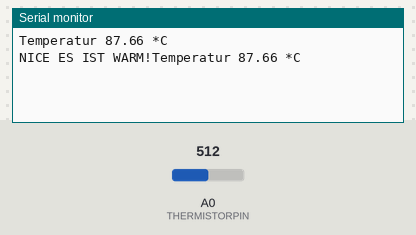
Recording of a sketch running on a simulated Arduino Uno, built with avr-gcc and run on an emulated ATmega328P. On the bench: the last lines printed to the serial monitor. Inputs (shaded band) come from the test bench; at power-on: A0 (THERMISTORPIN) = 512.

Above: at 1.2 s.
1.3 s: A0 (THERMISTORPIN) set to 0
At 4.1 s:
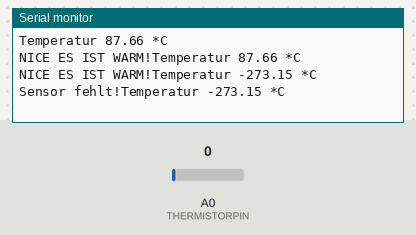
4.3 s: A0 (THERMISTORPIN) set to 35
At 5.3 s:
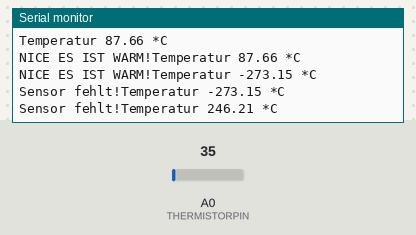
Timing chart, 0 to 7.3 s (numbered marks = the images above; inputs shaded):
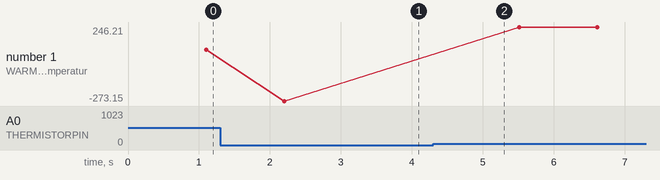

Measured:
- after the input at 1.3 s, the serial monitor: prints a new line after 0.90 s (image 1)
- after the input at 4.3 s, the serial monitor: prints a new line after 0.11 s (image 2)
- plotted number 1: 87.66 → -273.15 after the input at 1.3 s, -273.15 → 246.21 after the input at 4.3 s

The sketch:

TEMPcontrol.ino
```cpp
#include <Adafruit_SSD1351.h>

/*

Wiring:

(3,3V) ---- (10k-Resistor) -------|------- (Thermistor) ---- (GND)
                                  |          NTC 3950
                              Analog Pin 0

Connect AREF to 3,3V

Output PIN 8 to MOSFET- Driver
onboard LED as indicator


*/

#define THERMISTORPIN A0              // which analog pin to connect
#define HOTBED 8                      // which digital pin controls the MOSFET of the hotbed
#define LED 13                        // indicator LED
#define THERMISTORNOMINAL 100000      // resistance at 25 degrees C
#define TEMPERATURENOMINAL 25         // temp. for nominal resistance (almost always 25 C)
#define NUMSAMPLES 10                 // how many samples to take and average, more takes longer
#define BCOEFFICIENT 3950             // The beta coefficient of the thermistor (usually 3000-4000)
#define SERIESRESISTOR 10000          // the value of the 'other' resistor
#define SETTEMP 20                    // Temperature in *C of the hotbed
#define HYSTERESIS 3                  // Hysteresis


int samples[NUMSAMPLES];
int tempvalue = 0;
/***************************SETUP***********************************************/
void setup(void) {
  Serial.begin(9600);
  analogReference(EXTERNAL);
}
/***************************LOOP************************************************/
void loop(void) {
  measureTemp();
  delay(1000);

  if (tempvalue < -30) {
    digitalWrite(HOTBED, LOW);
    digitalWrite(LED, LOW);
    Serial.print("Sensor fehlt!");
  }

  else if(tempvalue > (SETTEMP + HYSTERESIS)) {
    digitalWrite(HOTBED, LOW);
    digitalWrite(LED, LOW);
    Serial.print("NICE ES IST WARM!");
  }

  else if(tempvalue < (SETTEMP - HYSTERESIS)) {
    digitalWrite(HOTBED, HIGH);
    digitalWrite(LED, HIGH);
    Serial.print("FUCK ES IST KALT!");
  }

}

/***************************Functions*******************************************/

void measureTemp(void) {
    uint8_t i;
  float average;

  // take N samples in a row, with a slight delay
  for (i=0; i< NUMSAMPLES; i++) {
   samples[i] = analogRead(THERMISTORPIN);
   delay(10);
  }

  // average all the samples out
  average = 0;
  for (i=0; i< NUMSAMPLES; i++) {
     average += samples[i];
  }
  average /= NUMSAMPLES;

  //Serial.print("Average analog reading ");
  //Serial.println(average);

  // convert the value to resistance
  average = 1023 / average - 1;
  average = SERIESRESISTOR / average;
  //Serial.print("Thermistor resistance ");
  //Serial.println(average);

  float tempInC;
  tempInC = average / THERMISTORNOMINAL;     // (R/Ro)
  tempInC = log(tempInC);                  // ln(R/Ro)
  tempInC /= BCOEFFICIENT;                   // 1/B * ln(R/Ro)
  tempInC += 1.0 / (TEMPERATURENOMINAL + 273.15); // + (1/To)
  tempInC = 1.0 / tempInC;                 // Invert
  tempInC -= 273.15;                         // convert to C

  tempvalue = tempInC;                      //save tempValue in int

  Serial.print("Temperatur ");
  Serial.print(tempInC);
  Serial.println(" *C");
}
```
